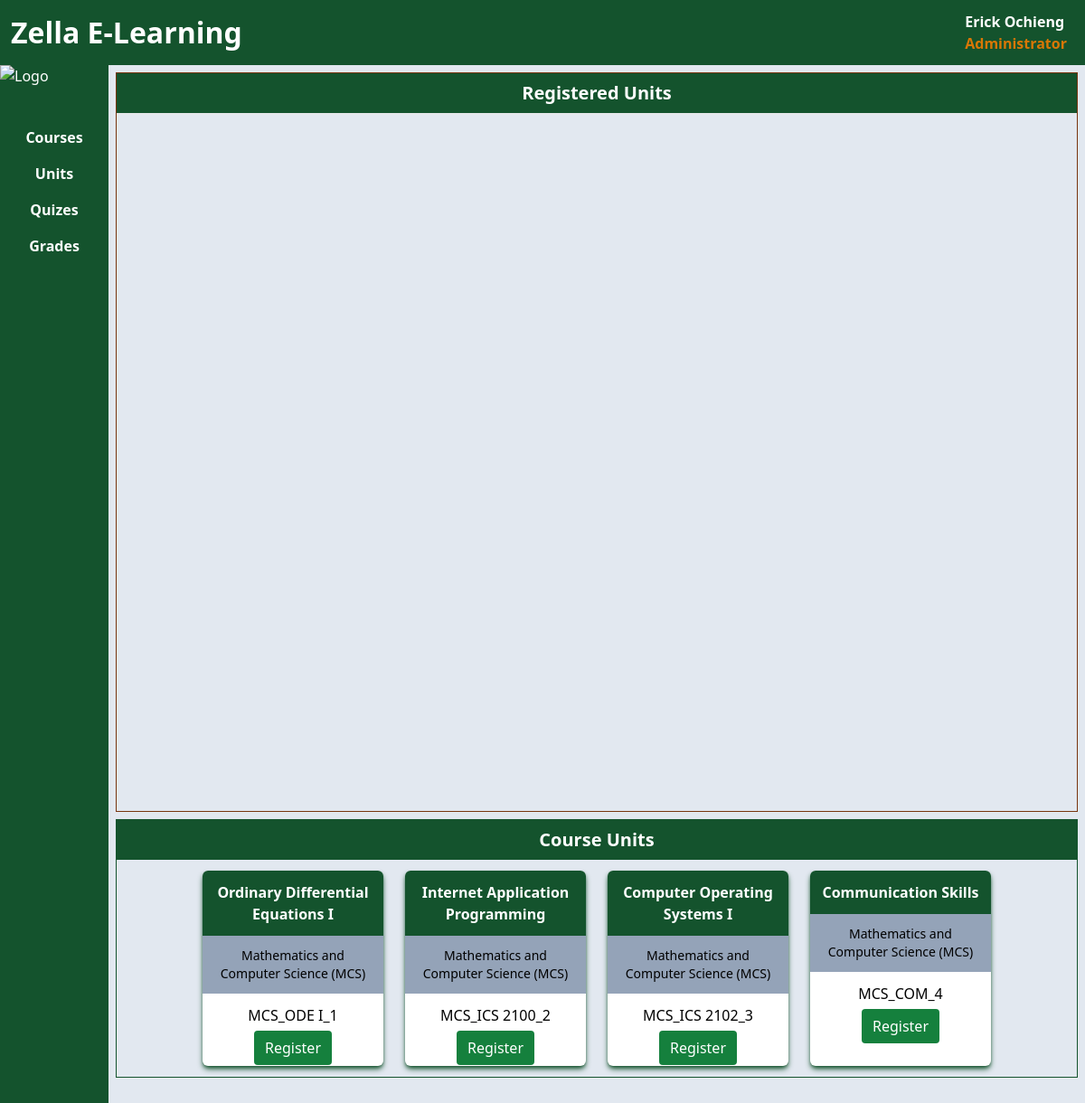
/zella/units/ (signed in), run on the app's committed database.
### zella/models.py (models this page shows, shortened)
class ZellaUser(AbstractBaseUser, PermissionsMixin):
    username = models.CharField(max_length=10, unique=True)
    firstname = models.CharField(max_length=45)
    lastname = models.CharField(max_length=45)
    email = models.EmailField(max_length=75)
    course = models.ForeignKey(Course, on_delete=models.CASCADE, null=True)
    is_staff = models.BooleanField(default=False)
    is_active = models.BooleanField(default=True)
    date_joined = models.DateTimeField(default=timezone.now)
    USERNAME_FIELD = 'username'
    REQUIRED_FIELDS = ['firstname', 'lastname', 'email' ]
    objects = ZellaUserManager()
    def __str__(self):
        return self.firstname+" "+self.lastname

class Unit(models.Model):
    name = models.CharField(max_length=100)
    course = models.ForeignKey(Course, on_delete=models.CASCADE)
    abbr = models.CharField(max_length=15)
    def __str__(self):
        return self.course.abbr+"_"+self.abbr+"_"+str(self.pk)

class Course(models.Model):
    name = models.CharField(max_length=100)
    college = models.ForeignKey(College, on_delete=models.CASCADE)
    abbr = models.CharField(max_length=15)
    duration = models.IntegerField(default=4)
    def __str__(self):
        return self.name+" ("+self.abbr+")"

### zella/views.py (the view)
# urls.py: path('units/', views.units, name='units'),
def units(request):
    if request.user.is_authenticated:
        zella_user = ZellaUser.objects.get(username=request.user.username)
        units = zella_user.unitregistration_set.all()
        all_units = Unit.objects.all()
        return render(request, 'zella/units.html', {'registered_units': units, 'units': all_units, 'user': request.user})
    else:
        return HttpResponseRedirect('/zella/login')

### zella/templates/zella/units.html (shortened to what this page needs)
{% extends "zella/base.html" %}
{% block content %}
<div class="m-2 min-h-[40vh] border border-amber-900">
    <h1 class="text-xl font-bold text-center py-2 border-b-2 text-white bg-green-900"> Registered Units</h1>
</div>
<div class="m-2 border border-green-900">
    <h1 class="text-xl font-bold text-center py-2 text-white bg-green-900"> Course Units</h1>
    <div class="flex flex-wrap justify-center">
    {% for unit in units %}
        <div class=" max-w-[200px] min-w-[200px] m-3 shadow-md shadow-green-900 rounded-md text-center overflow-hidden bg-white pb-2">
            <h2 class="font-bold p-3 bg-green-900 text-white">{{unit.name}}</h2>
            <h2 class="text-sm p-3 bg-slate-400">{{unit.course}}</h2>
            <p class=" p-3">{{unit}}<p/>
            <a href="/zella/register_unit/{{user.pk}}/{{unit.pk}}" class="bg-green-700 text-white my-2 px-3 py-2 rounded hover:bg-green-900 cursor-pointer">Register</a>
        </div>
    {% endfor %}
    </div>
</div>
{% endblock %}

### zella/templates/zella/base.html (shortened to what this page needs)
<!doctype html>
<html lang="en" class="">
  <head>
    <script src="https://cdn.tailwindcss.com"></script>
  </head>
  <body class="text-white">
     <div class="flex bg-green-900 p-3">
        <h1 class="font-bold text-[2em] flex-grow">Zella E-Learning</h1>
        {% if user %}
        <div class="flex flex-col cursor-pointer">
            <div class="group relative ">
                <div>
                    <h3 class="font-bold px-2">{{user}}</h3>
                    {% if user.is_staff %}
                    <h3 class="font-bold px-2 text-amber-600">Administrator</h3>
                    {% else %}
                    <h3 class="font-bold px-2 text-amber-600">Student</h3>
                    {% endif %}
                </div>
            </div>
        </div>
        {% endif %}
     </div>
     <div class="flex ">
        <div class="flex flex-col gap-8 bg-green-900">
            <div class="flex max-w-[120px]">
                <img class="" src="https://png.pngitem.com/pimgs/s/7-70388_school-house-png-school-icon-transparent-background-png.png" alt="Logo" />
            </div>
            <div class="flex flex-col text-center p-1 font-bold min-w-[120px]">
                <a class="hover:bg-slate-900 py-2 hover:text-white" href="/zella/courses">Courses</a>
                <a class="hover:bg-slate-900 py-2 hover:text-white" href="/zella/units">Units</a>
                <a class="hover:bg-slate-900 py-2 hover:text-white" href="/zella/quizes">Quizes</a>
                <a class="hover:bg-slate-900 py-2 hover:text-white" href="/zella/grades/{{user.pk}}">Grades</a>
            </div>
        </div>
        <div class="flex-grow min-h-[100vh] text-black bg-slate-200">
            {% block content %}
            {% endblock content %}
        </div>
    </div>
  </body>
</html>

### data on the page
ZellaUser: firstname+lastname "Erick Ochieng"
Unit: name "Ordinary Differential Equations I", course "Mathematics and Computer Science (MCS)", course+abbr+id "MCS_ODE I_1"
Unit: name "Internet Application Programming", course "Mathematics and Computer Science (MCS)", course+abbr+id "MCS_ICS 2100_2"
Unit: name "Computer Operating Systems I", course "Mathematics and Computer Science (MCS)", course+abbr+id "MCS_ICS 2102_3"
Unit: name "Communication Skills", course "Mathematics and Computer Science (MCS)", course+abbr+id "MCS_COM_4"
